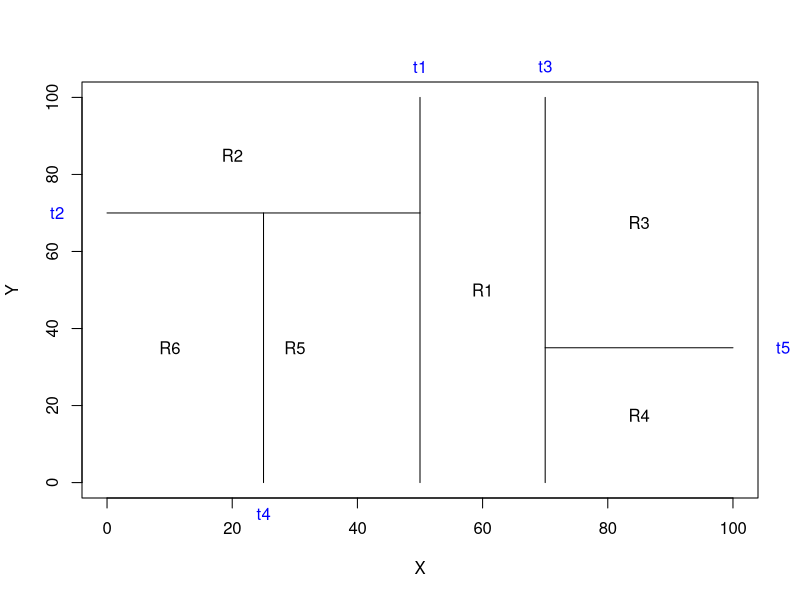

The R source for this figure:

par(xpd=NA)
plot(NA, NA, type = "n", xlim = c(0,100), ylim = c(0,100), xlab = "X", ylab = "Y")
lines(x = c(50,50), y = c(0,100))
text(x = 50, y = 108, labels = c("t1"), col = "Blue")
# t2: y = 75; (0, 75) (40, 75)
lines(x = c(0,50), y = c(70,70))
text(x = -8, y = 70, labels = c("t2"), col = "Blue")
# t3: x = 75; (75,0) (75, 100)
lines(x = c(70,70), y = c(0,100))
text(x = 70, y = 108, labels = c("t3"), col = "Blue")
# t4: x = 20; (20,0) (20, 75)
lines(x = c(25,25), y = c(0,70))
text(x = 25, y = -8, labels = c("t4"), col = "Blue")
# t5: y=25; (75,25) (100,25)
lines(x = c(70,100), y = c(35,35))
text(x = 108, y = 35, labels = c("t5"), col = "Blue")

text(x = (50+70)/2, y = 50, labels = c("R1"))
text(x = 20, y = (100+70)/2, labels = c("R2"))
text(x = (70+100)/2, y = (100+35)/2, labels = c("R3"))
text(x = (70+100)/2, y = 35/2, labels = c("R4"))
text(x = 30, y = 70/2, labels = c("R5"))
text(x = 10, y = 70/2, labels = c("R6"))



